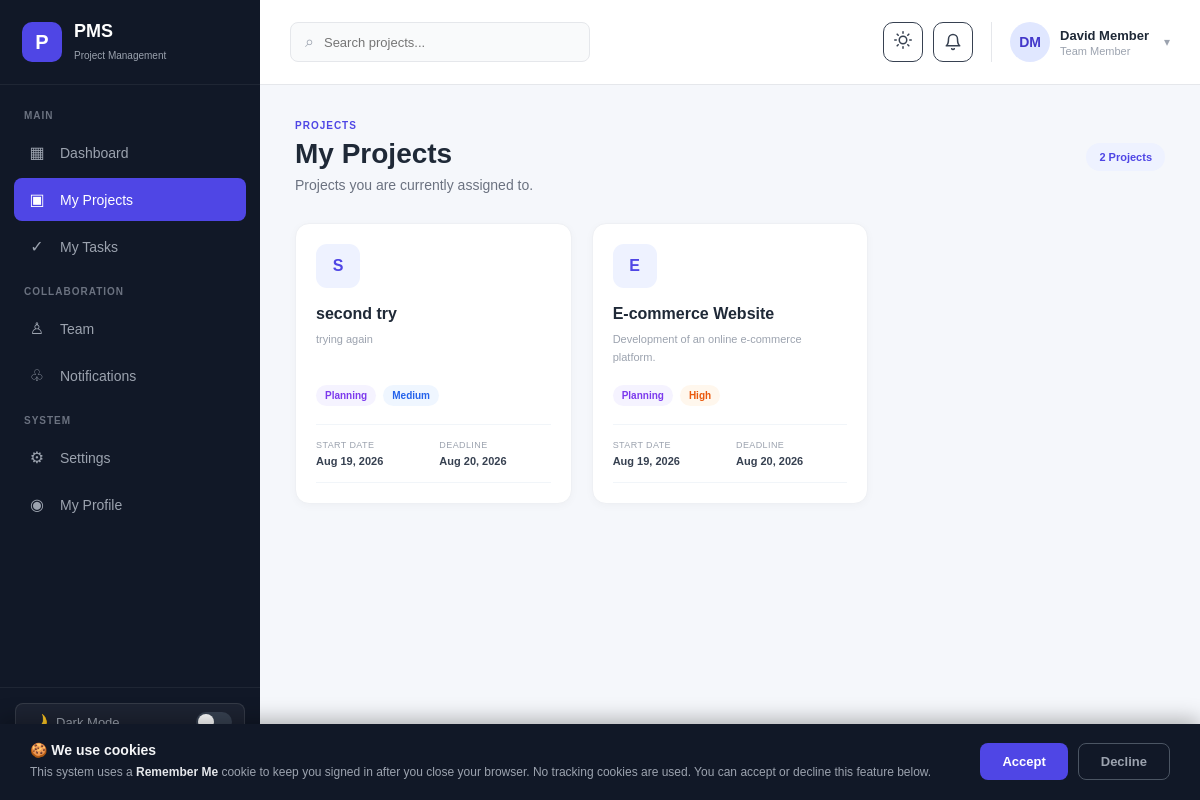
The page /member-projects.php (signed in) on the database its author committed.
### tables this page shows
CREATE TABLE `projects` (
  `id` int NOT NULL AUTO_INCREMENT,
  `name` varchar(150) NOT NULL,
  `description` text,
  `start_date` date NOT NULL,
  `end_date` date DEFAULT NULL,
  `status` enum('planning','in_progress','on_hold','completed','cancelled') NOT NULL DEFAULT 'planning',
  `priority` enum('low','medium','high','urgent') NOT NULL DEFAULT 'medium',
  `manager_id` int NOT NULL,
  `created_by` int NOT NULL,
  `created_at` timestamp NULL DEFAULT CURRENT_TIMESTAMP,
  `updated_at` timestamp NULL DEFAULT CURRENT_TIMESTAMP ON UPDATE CURRENT_TIMESTAMP,
  PRIMARY KEY (`id`),
  KEY `fk_project_manager` (`manager_id`),
  KEY `fk_project_creator` (`created_by`)
);

### member-projects.php (the view, shortened to what this page needs)
<?php
require_once "auth_check.php";
require_once "avatar_helper.php";;
$member_id = (int) $_SESSION["user_id"];
$member_name = $_SESSION["full_name"] ?? "Team Member";
$projects = [];
$query = "
    SELECT
        p.id,
        p.name,
        p.description,
        p.start_date,
        p.end_date,
        p.status,
        p.priority,
        u.full_name AS manager_name
    FROM project_members pm
    INNER JOIN projects p ON pm.project_id = p.id
    INNER JOIN users u ON p.manager_id = u.id
    WHERE pm.user_id = ?
    ORDER BY p.created_at DESC
";
$stmt = mysqli_prepare($conn, $query);
if ($stmt) {
    mysqli_stmt_bind_param($stmt, "i", $member_id);
    mysqli_stmt_execute($stmt);
    $result = mysqli_stmt_get_result($stmt);
    if ($result) {
        while ($row = mysqli_fetch_assoc($result)) {
            $projects[] = $row;
        }
    }
}
$total_projects = count($projects);
?>
<!DOCTYPE html>
<html lang="en">
<head>
    <link rel="stylesheet" href="assets/css/style.css">
</head>
<body>
<div class="admin-layout">
    <aside class="sidebar">
        <div class="sidebar-logo">
            <div class="logo-icon">P</div>
            <div><h2>PMS</h2><span>Project Management</span></div>
        </div>
        <nav class="sidebar-nav">
            <p class="nav-title">MAIN</p>
            <a href="member-dashboard.php" class="nav-item"><span class="nav-icon">▦</span> Dashboard</a>
            <a href="member-projects.php" class="nav-item active"><span class="nav-icon">▣</span> My Projects</a>
            <a href="member-tasks.php" class="nav-item"><span class="nav-icon">✓</span> My Tasks</a>
            <p class="nav-title">COLLABORATION</p>
            <a href="team.php" class="nav-item"><span class="nav-icon">♙</span> Team</a>
            <a href="notifications.php" class="nav-item"><span class="nav-icon">♧</span> Notifications</a>
            <p class="nav-title">SYSTEM</p>
            <a href="member-settings.php" class="nav-item"><span class="nav-icon">⚙</span> Settings</a>
            <a href="profile.php" class="nav-item"><span class="nav-icon">◉</span> My Profile</a>
        </nav>
        <div class="sidebar-bottom">
            <button class="dark-mode-toggle" onclick="toggleDarkMode()" title="Toggle Dark Mode">
                <span class="toggle-icon">🌙</span>
                <span>Dark Mode</span>
                <span class="toggle-track"></span>
            </button>
            <a href="logout.php" class="logout-item"><span>↪</span> Logout</a>
        </div>
    </aside>
    <main class="main-content">
        <header class="topbar">
            <div class="topbar-left">
                <div class="search-box"><span>⌕</span><input type="text" id="projectSearch" placeholder="Search projects..."></div>
            </div>
            <div class="topbar-right">
                                                <button
                    class="theme-toggle-btn"
                    onclick="toggleTheme()"
                    title="Toggle Theme"
                >
                    <span class="theme-icon-light"></span>
                </button>
<button
                    class="notification-button"
                    type="button"
                    onclick="window.location.href='notifications.php'"
                    style="position:relative;"
                >
                    <svg width="18" height="18" viewBox="0 0 24 24" fill="none" stroke="currentColor" stroke-width="2" stroke-linecap="round" stroke-linejoin="round"><path d="M18 8A6 6 0 0 0 6 8c0 7-3 9-3 9h18s-3-2-3-9"/><path d="M13.73 21a2 2 0 0 1-3.46 0"/></svg>
                </button>
                <div class="admin-profile">
                    <?= render_avatar($_SESSION["profile_image"] ?? null, $member_name, (int)($_SESSION["user_id"])) ?>
                    <div class="profile-info"><strong><?= htmlspecialchars($member_name) ?></strong><span>Team Member</span></div>
                    <span class="profile-arrow">▾</span>
                </div>
            </div>
        </header>
        <section class="dashboard-content">
            <div class="page-header">
                <div>
                    <span class="page-label">PROJECTS</span>
                    <h1>My Projects</h1>
                    <p>Projects you are currently assigned to.</p>
                </div>
                <div class="page-actions">
                    <span class="project-count"><?= $total_projects ?> Project<?= $total_projects != 1 ? "s" : "" ?></span>
                </div>
            </div>
            <?php if (!empty($projects)): ?>
                <div class="manager-project-grid" id="projectsGrid">
                    <?php foreach ($projects as $project): ?>
                        <div class="manager-project-card" data-project="<?= htmlspecialchars(strtolower($project["name"])) ?>">
                            <div class="manager-card-top">
                                <div class="project-card-icon"><?= htmlspecialchars(strtoupper(substr($project["name"], 0, 1))) ?></div>
                            </div>
                            <h2><?= htmlspecialchars($project["name"]) ?></h2>
                            <p class="project-description"><?= htmlspecialchars($project["description"] ?: "No description provided.") ?></p>
                            <div class="project-card-badges">
                                <span class="status-badge status-<?= htmlspecialchars($project["status"]) ?>"><?= ucfirst(str_replace("_", " ", htmlspecialchars($project["status"]))) ?></span>
                                <span class="priority-badge priority-<?= htmlspecialchars($project["priority"]) ?>"><?= ucfirst(htmlspecialchars($project["priority"])) ?></span>
                            </div>
                            <div class="project-card-details">
                                <div>
                                    <span>Start Date</span>
                                    <strong><?= !empty($project["start_date"]) ? date("M d, Y", strtotime($project["start_date"])) : "Not set" ?></strong>
                                </div>
                                <div>
                                    <span>Deadline</span>
                                    <strong><?= !empty($project["end_date"]) ? date("M d, Y", strtotime($project["end_date"])) : "No deadline" ?></strong>
                                </div>
                            </div>
                        </div>
                    <?php endforeach; ?>
                </div>
            <?php endif; ?>
        </section>
    </main>
</div>
<?php include "cookie_consent.php"; ?>
</body>
</html>

### rows shown on the page
projects: name "S", name "second try", description "trying again", status "Planning", priority "Medium", start_date "Aug 19, 2026", end_date "Aug 20, 2026"
projects: name "E", name "E-commerce Website", description "Development of an online e-commerce platform.", status "Planning", priority "High", start_date "Aug 19, 2026", end_date "Aug 20, 2026"

### other values the page prints
$escaped_initials "DM"
$member_name "David Member"
$total_projects "2"
